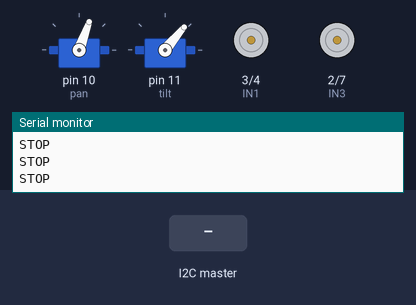
Simulated run of this sketch. Board: Arduino Uno, built with avr-gcc and run on an emulated ATmega328P. On the bench: 2 × servo, motor-driver pin pairs drawn as motors (green arrow = first pin HIGH = forward, orange = second pin HIGH = backward, longer = more drive, scaled by the enable pin), the last lines printed to the serial monitor. The inputs (shaded band) are chosen by the test bench.

Above: at 1.2 s.
1.3 s: the I2C master sends "F"
At 1.7 s:
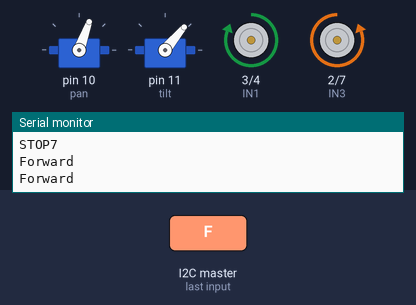
3.3 s: the I2C master sends "B"
At 3.7 s:
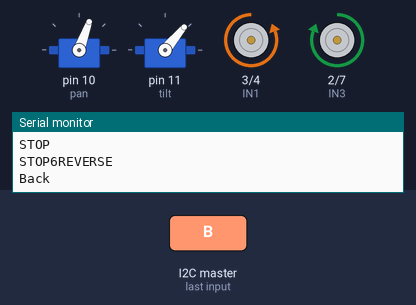
5.3 s: the I2C master sends "L"
At 5.7 s:
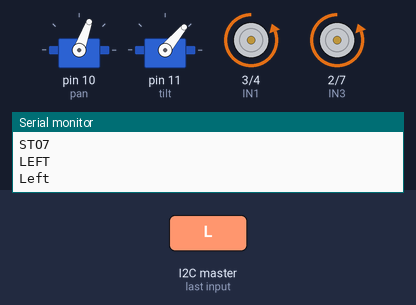
7.3 s: the I2C master sends "R"
At 7.6 s:
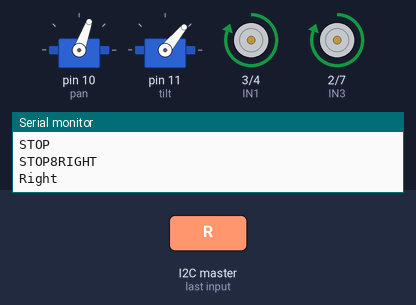
Timing chart, 0 to 10.3 s (numbered marks = the images above; inputs shaded):
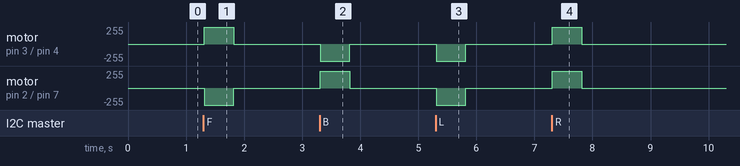

The sketch:

Rover_Nano.ino
```cpp
#include <AFMotor.h>
#include <Wire.h>
#include <Servo.h>
#include <SoftwareSerial.h>
#define trigpin 12
#define echopin 13
#define ENA 5
#define ENB 6
#define IN1 3
#define IN2 4
#define IN3 2
#define IN4 7
Servo pan; //pan tilt azimus
Servo tilt; // pan tilt elevation
int distance_L, distance_F, distance_R;
long distance;
long data(void);
int set = 20;
int speed =255;
int x = 0;
//float cm; //Distance variable
//float temp; //
SoftwareSerial mySerial(8, 17); // RX, TX
void setup() {
  // Start the I2C Bus as Slave on address 9
  Wire.begin(50);
  // Attach a function to trigger when something is received.
  Wire.onReceive(receiveEvent);
  Serial.begin(9600);
  // set the data rate for the SoftwareSerial port
  mySerial.begin(9600);
  mySerial.println("Hello Hover Gamers");
  pinMode(trigpin, OUTPUT);
  pinMode(echopin, INPUT);

  pan.attach(10);
  tilt.attach(11);

  pan.write(70);
  tilt.write(50);
  pinMode(IN1, OUTPUT);
  pinMode(IN2, OUTPUT);
  pinMode(IN3, OUTPUT);
  pinMode(IN4, OUTPUT);

  pinMode(ENA, OUTPUT);
  pinMode(ENB, OUTPUT);
}
void   receiveEvent(int bytes) {
  x = Wire.read();    // read one character from the   I2C
  Serial.println(x);
}
void loop() {
 // STOP();
   ///////////////////////////////////////////////////////////////////////////
//If value received is 0 blink LED for 200 ms
   if (x == 'F') {
    Serial.println("Forward");
     forward(); // turn it on going forward
     delay(500);
     x =0;
  }
  //If value received is 3 blink LED for 400   ms
  else if (x == 'B') {
    Serial.println("REVERSE");
     back();                    // turn it on going forward
     delay(500);
     x =0;
  }
  else if (x == 'L') {
    Serial.println("LEFT");
     Left();                    // turn it on going forward
     delay(500);
     x =0;
  }
  else if (x == 'R') {
    Serial.println("RIGHT");
     Right();                    // turn it on going forward
     delay(500);
     x =0;
  }
  else if (x == 'S') {
    Serial.println("STOP");
     STOP();                    // turn it on going forward
     delay(500);
     x =0;
  }
  else if (x == 'W') {
    Serial.println("nospeed");
     speed =0;                    // turn it on going forward
     //delay(500);
     x =0;
  }
  else if (x == 'X') {
    Serial.println("LOW SPEED");
     speed =170;                    // turn it on going forward
     //delay(500);
     x =0;
  }
  else if (x == 'Y') {
    Serial.println("REGULAR SPEED");
     speed =200;                    // turn it on going forward
     //delay(500);
     x =0;
  }
  else if (x == 'Z') {
    Serial.println("HIGH SPEED");
     speed =255;                    // turn it on going forward
     //delay(500);
     x =0;
  }
  ///////////////////////PAN CONTROL////////////////////////////////
  else if (x == 'a') {
    Serial.println("center");
     pan.write(70);                    // turn it on going forward
     //delay(500);
     x =0;
  }
  else if (x == 'b') {
    Serial.println("leftpan");
     pan.write(170);                    // turn it on going forward
     //delay(500);
     x =0;
  }
  else if (x == 'c') {
    Serial.println("rightpan");
     pan.write(7);                    // turn it on going forward
     //delay(500);
     x =0;
  }
  else if (x == 'd') {
    Serial.println("left c");
     pan.write(120);                    // turn it on going forward
     //delay(500);
     x =0;
  }
  else if (x == 'e') {
    Serial.println("right c");
     pan.write(35);                    // turn it on going forward
     //delay(500);
     x =0;
  }

  ///////////////////////Tilt CONTROL////////////////////////////////
  else if (x == 'g') {
    Serial.println("center tilt");
     tilt.write(70);                    // turn it on going forward
     //delay(500);
     x =0;
  }
  else if (x == 'h') {
    Serial.println("downtilt");
     tilt.write(110);                    // turn it on going forward
     //delay(500);
     x =0;
  }
  else if (x == 'i') {
    Serial.println("up tilt");
     tilt.write(7);                    // turn it on going forward
     //delay(500);
     x =0;
  }
  else if (x == 'j') {
    Serial.println("down center");
     tilt.write(120);                    // turn it on going forward
     //delay(500);
     x =0;
  }
  else if (x == 'k') {
    Serial.println("up center");
     tilt.write(35);                    // turn it on going forward
     //delay(500);
     x =0;
  }
  else{
    STOP();
    }
  ////////////////////////////////////////////////////////////////////////////
  // this is the main function routine for autonomous car drive
  /*
 distance_F = data();
 Serial.print("S=");
 Serial.println(distance_F);
  if (distance_F > set)
    {
     Serial.println("Forward");
     forward();                    // turn it on going forward
    }
   else
    {
      hc_sr4();
    }

  if (distance_F < 10)
 {
   STOP();
  }
  */
}

long data(){
  digitalWrite(trigpin, LOW);
  delayMicroseconds(2);
  digitalWrite(trigpin, HIGH);
  delayMicroseconds(10);
  distance = pulseIn (echopin, HIGH);
  return distance / 29 / 2;
}

  //digitalWrite(Trig, LOW);
  //delayMicroseconds(2);
 // digitalWrite(Trig, HIGH);
 // delayMicroseconds(10);
 // digitalWrite(Trig, LOW);

//  temp = float(pulseIn(Echo, HIGH));
//  cm = (temp * 17 ) / 1000;
//  if (cm < 25 && cm > 10)
//  {
//    back();
//    delay(500);
//    Left();
//    delay(200);
//  }
//  if (cm >= 25)
//  {
//    forward();
//    delay(100);
//  }
//
//
//  if (cm < 10)
//  {
//    STOP();
//  }
//  Serial.print("Echo =");
//  Serial.print(temp);
//  Serial.print(" | | Distance = ");
//  Serial.print(cm);
//  Serial.println("cm");
//  delay(100);
//}

void compareDistance(){
  if (distance_L > distance_R){
  back();
  delay(200);
  Left();   // turn it on going left
  delay(350);
  }
  else if (distance_R > distance_L){
  back();
  delay(200);
  Right();  // the other right
  delay(350);
  }
  else{
  back();  // the other way

   delay(300);
  Left();   // turn it on going left

    delay(500);
  }
}


void hc_sr4(){
    Serial.println("Stop");
   STOP();         // stopped


    pan.write(10);
    delay(300);
    distance_R = data();
    delay(100);
    pan.write(170);
    delay(500);
    distance_L = data();
    delay(100);
    pan.write(70);
    delay(300);
    compareDistance();
}
void forward() {
  analogWrite(ENA, speed);
  analogWrite(ENB, speed);

  digitalWrite(IN1, HIGH);
  digitalWrite(IN2, LOW);
  digitalWrite(IN3, LOW);
  digitalWrite(IN4, HIGH);
  Serial.println("Forward");
}

void back() {
  analogWrite(ENA, speed);
  analogWrite(ENB, speed);
  digitalWrite(IN1, LOW);
  digitalWrite(IN2, HIGH);
  digitalWrite(IN3, HIGH);
  digitalWrite(IN4, LOW);
  Serial.println("Back");
}


void Left() {
  analogWrite(ENA, speed);
  analogWrite(ENB, speed);
  digitalWrite(IN1, LOW);
  digitalWrite(IN2, HIGH);
  digitalWrite(IN3, LOW);
  digitalWrite(IN4, HIGH);
  Serial.println("Left");
}

void Right() {
  analogWrite(ENA, speed);
  analogWrite(ENB, speed);
  digitalWrite(IN1, HIGH);
  digitalWrite(IN2, LOW);
  digitalWrite(IN3, HIGH);
  digitalWrite(IN4, LOW);
  Serial.println("Right");
}

void STOP() {
  digitalWrite(ENA, LOW);
  digitalWrite(ENB, LOW);
  digitalWrite(IN1, LOW);
  digitalWrite(IN2, LOW);
  digitalWrite(IN3, LOW);
  digitalWrite(IN4, LOW);
  Serial.println("STOP");
}
```

Measured:
- after the input at 1.3 s, motor on pin 3 (IN1) / pin 4 (IN2): stopped → forward 255/255 at once, → stopped 0.51 s later; motor on pin 2 (IN3) / pin 7 (IN4): stopped → backward 255/255 at once, → stopped 0.51 s later
- after the input at 3.3 s, motor on pin 3 (IN1) / pin 4 (IN2): stopped → backward 255/255 at once, → stopped 0.51 s later; motor on pin 2 (IN3) / pin 7 (IN4): stopped → forward 255/255 at once, → stopped 0.51 s later
- after the input at 5.3 s, motor on pin 3 (IN1) / pin 4 (IN2), motor on pin 2 (IN3) / pin 7 (IN4): stopped → backward 255/255 at once, → stopped 0.51 s later
- after the input at 7.3 s, motor on pin 3 (IN1) / pin 4 (IN2), motor on pin 2 (IN3) / pin 7 (IN4): stopped → forward 255/255 at once, → stopped 0.51 s later
